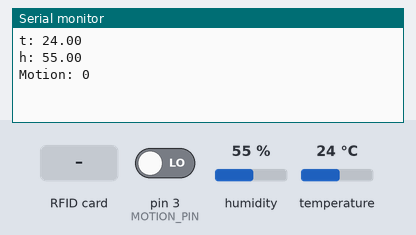
Bench run of a sketch on a simulated Arduino Uno, built with avr-gcc and run on an emulated ATmega328P. Shown: the last lines printed to the serial monitor. The test bench sets the inputs (shaded band); at power-on: humidity 55 %, pin 3 (MOTION_PIN) LOW, temperature 24 °C.

Above: at 1.2 s.
1.3 s: RFID card 5E 7A 19 C4 held to the reader
At 2.9 s:
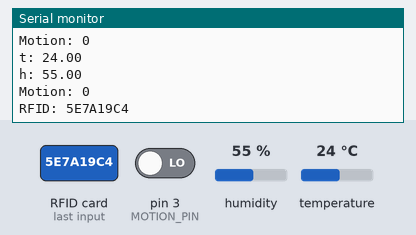
3.6 s: humidity set to 22 %
At 4.9 s:
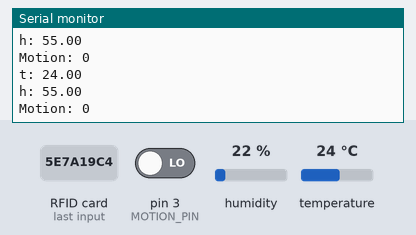
5.1 s: pin 3 (MOTION_PIN) driven HIGH
At 5.7 s:
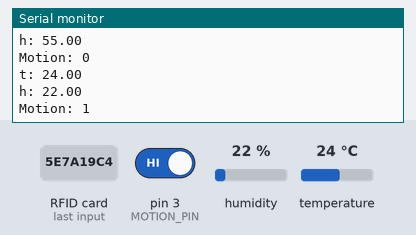
11.4 s: temperature set to 12 °C
At 12.8 s:
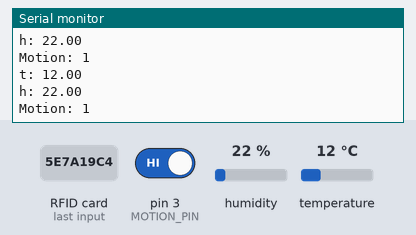
12.9 s: humidity set to 40 %
At 14.3 s:
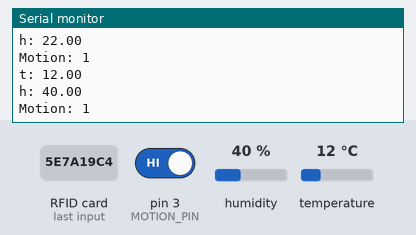
Timing chart, 0 to 15.4 s (numbered marks = the images above; inputs shaded):
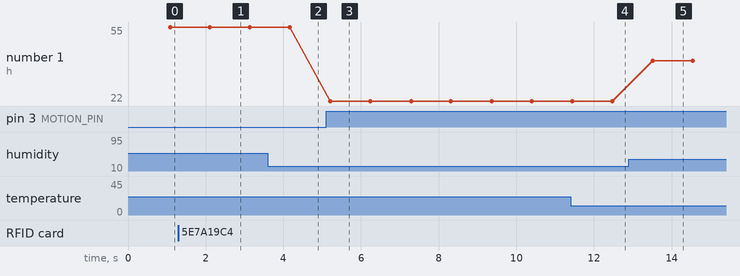

The sketch:

main.ino
```cpp
// main.ino

// Libraries

// Libraries for RFID reader
#include <SPI.h>
#include <MFRC522.h>

// Library for DHT11 temperature and humidity sensor
#include <DHT.h>

// Climate sensor constants
const int DHT_PIN = 2;
const int DHTTYPE = 11;

// CLimate sensor variables
int temp;
int humid;

// RFID reader sensor pins
const int SS_PIN = 10;
const int RST_PIN = 9;

// Motion sensor variables
const int MOTION_PIN = 3;
int MOTION_STATE = 0;
String content= "";

// Char string for
unsigned char rfid[8];

// Objects
DHT dht(DHT_PIN, DHTTYPE);
MFRC522 mfrc522(SS_PIN, RST_PIN);

// Setup
void setup() {
  //Setting up serial connection and setting baud rate
  Serial.begin(9600);

  // Setup for temperature and humidity sensor
  dht.begin();

  // Setup from motion sensor
  pinMode (MOTION_PIN, INPUT);

  // Setup for RFID reader
  SPI.begin();
  mfrc522.PCD_Init();
}

// Loop
void loop() {
  // Data from temperature and humidity sensor
  // Wait a few seconds between measurements.

  delay(1000);

  // Read temperature as Celsius
  float t = dht.readTemperature();

  // Printing temperature
  Serial.print("t: ");
  Serial.print(t);
  Serial.println();

  // Read humidity
  float h = dht.readHumidity();

  // Printing humidity
  Serial.print("h: ");
  Serial.print(h);
  Serial.println();

  // Data from motion sensor
  MOTION_STATE = digitalRead(MOTION_PIN);

  // Printing motion data
  Serial.print("Motion: ");
  Serial.print(MOTION_STATE);
  Serial.println();

  // Data from mfrc522 reader
  if ( ! mfrc522.PICC_IsNewCardPresent())
  {
    return;
  }
  // Select one of the cards
  if ( ! mfrc522.PICC_ReadCardSerial())
  {
    return;
  }

  Serial.print("RFID: ");

  // Print out RFID
  for (byte i = 0; i < mfrc522.uid.size; i++)
  {
     Serial.print(mfrc522.uid.uidByte[i], HEX);
     content.concat(String(mfrc522.uid.uidByte[i], HEX));
  }
  Serial.println();
}
```

Measured:
- after the input at 1.3 s, the serial monitor: prints a new line after 0.83 s (image 1)
- after the input at 5.1 s, the serial monitor: prints a new line after 0.13 s (image 3)
- after the input at 11.4 s, the serial monitor: prints a new line at once (image 4)
- after the input at 12.9 s, the serial monitor: prints a new line after 0.62 s (image 5)
- plotted number 1: 22 → 40 after the input at 12.9 s
